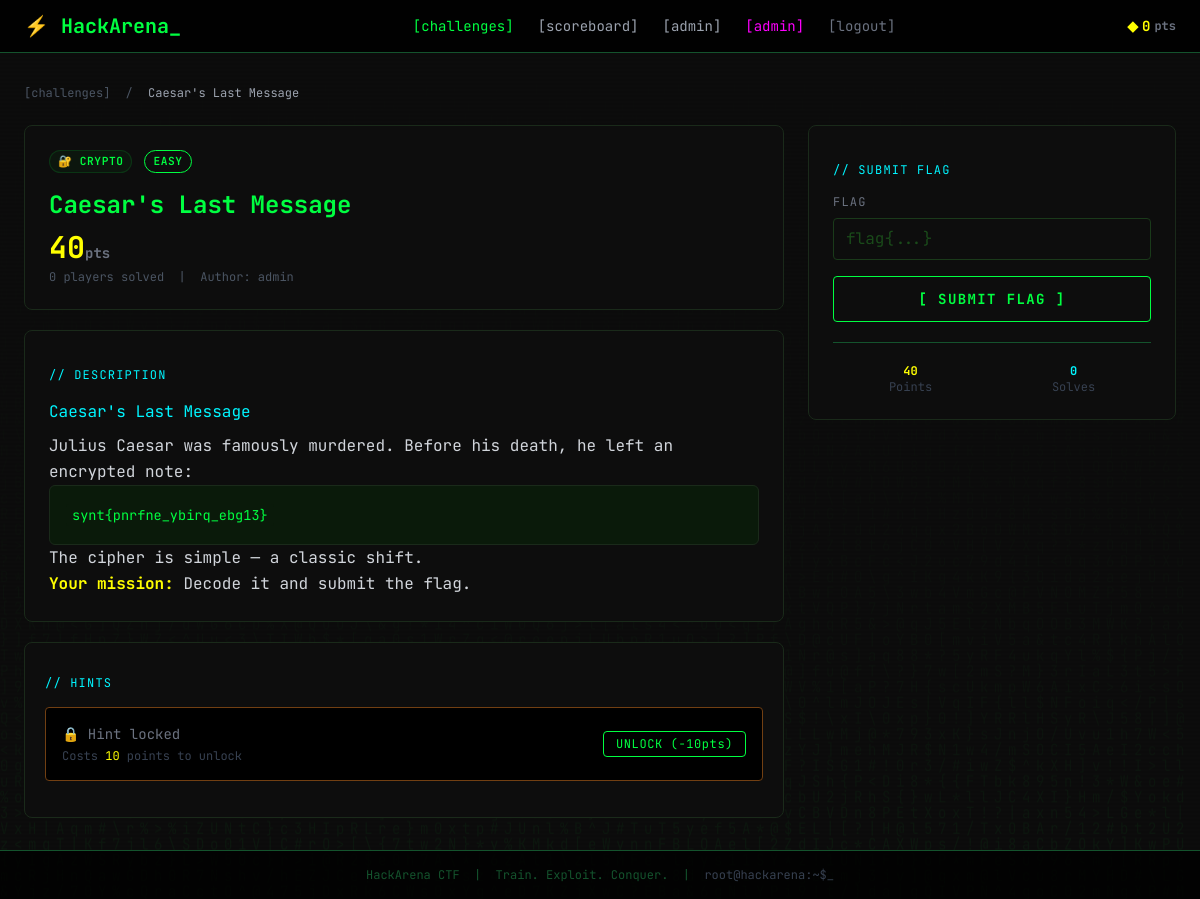
The app's page /challenges/caesars-last-message (signed in) with its own data.
### app/models/user.py (models this page shows, shortened)
class User(UserMixin, db.Model):
    __tablename__ = "users"
    id = db.Column(db.Integer, primary_key=True)
    username = db.Column(db.String(32), unique=True, nullable=False, index=True)
    email = db.Column(db.String(120), unique=True, nullable=False, index=True)
    password_hash = db.Column(db.String(255), nullable=False)
    role = db.Column(db.String(20), nullable=False, default="user")
    score = db.Column(db.Integer, default=0, nullable=False)
    first_solve_timestamp = db.Column(db.DateTime, nullable=True)
    email_verified = db.Column(db.Boolean, default=False)
    banned = db.Column(db.Boolean, default=False)
    failed_login_attempts = db.Column(db.Integer, default=0)
    last_failed_login = db.Column(db.DateTime, nullable=True)
    created_at = db.Column(db.DateTime, default=lambda: datetime.now(timezone.utc))
    updated_at = db.Column(
        db.DateTime,
        default=lambda: datetime.now(timezone.utc),
        onupdate=lambda: datetime.now(timezone.utc),
    )
    submissions = db.relationship(
        "Submission", back_populates="user", lazy="dynamic", cascade="all, delete-orphan"
    )
    hint_unlocks = db.relationship(
        "HintUnlock", back_populates="user", lazy="dynamic", cascade="all, delete-orphan"
    )
    audit_logs = db.relationship(
        "AuditLog", back_populates="user", lazy="dynamic", cascade="all, delete-orphan"
    )
    @property
    def is_admin(self) -> bool:
        return self.role == "admin"
    @property
    def is_active(self) -> bool:  # Flask-Login interface
        return not self.banned

### app/models/challenge.py (models this page shows, shortened)
class Challenge(db.Model):
    __tablename__ = "challenges"
    id = db.Column(db.Integer, primary_key=True)
    title = db.Column(db.String(200), nullable=False)
    slug = db.Column(db.String(220), unique=True, nullable=False, index=True)
    description = db.Column(db.Text, nullable=False)  # Markdown source
    category = db.Column(db.String(30), nullable=False)
    difficulty = db.Column(db.String(20), nullable=False, default="easy")
    points = db.Column(db.Integer, nullable=False, default=100)
    flag_hash = db.Column(db.String(64), nullable=False)
    file_path = db.Column(db.String(500), nullable=True)
    file_name = db.Column(db.String(255), nullable=True)
    active = db.Column(db.Boolean, default=True)
    solve_count = db.Column(db.Integer, default=0)
    author_id = db.Column(db.Integer, db.ForeignKey("users.id"), nullable=True)
    created_at = db.Column(db.DateTime, default=lambda: datetime.now(timezone.utc))
    updated_at = db.Column(
        db.DateTime,
        default=lambda: datetime.now(timezone.utc),
        onupdate=lambda: datetime.now(timezone.utc),
    )
    hints = db.relationship(
        "Hint", back_populates="challenge", lazy="dynamic", cascade="all, delete-orphan"
    )
    submissions = db.relationship(
        "Submission", back_populates="challenge", lazy="dynamic", cascade="all, delete-orphan"
    )
    author = db.relationship("User", foreign_keys=[author_id])
    @property
    def category_icon(self) -> str:
        return {
            "web": "🌐",
            "crypto": "🔐",
            "forensics": "🔍",
            "reverse": "⚙️",
            "pwn": "💣",
            "misc": "🎲",
            "network": "📡",
        }.get(self.category, "🏴")
    def has_file(self) -> bool:
        return bool(self.file_path)

class Hint(db.Model):
    __tablename__ = "hints"
    id = db.Column(db.Integer, primary_key=True)
    challenge_id = db.Column(
        db.Integer, db.ForeignKey("challenges.id"), nullable=False, index=True
    )
    text = db.Column(db.Text, nullable=False)  # Markdown
    penalty_points = db.Column(db.Integer, default=25)  # % or absolute
    challenge = db.relationship("Challenge", back_populates="hints")
    unlocks = db.relationship(
        "HintUnlock", back_populates="hint", lazy="dynamic", cascade="all, delete-orphan"
    )

### app/blueprints/challenges/routes.py (the view)
@challenges_bp.route("/<slug>")
@login_required
def challenge_detail(slug: str):
    challenge = Challenge.query.filter_by(slug=slug, active=True).first_or_404()
    already_solved = Submission.query.filter_by(
        user_id=current_user.id,
        challenge_id=challenge.id,
        is_correct=True,
    ).first()
    unlocked_hint_ids = set(
        row[0] for row in
        HintUnlock.query
        .filter_by(user_id=current_user.id)
        .join(Hint)
        .filter(Hint.challenge_id == challenge.id)
        .with_entities(HintUnlock.hint_id)
        .all()
    )
    form = FlagSubmitForm()
    hint_form = HintUnlockForm()
    return render_template(
        "challenges/detail.html",
        challenge=challenge,
        already_solved=already_solved,
        unlocked_hint_ids=unlocked_hint_ids,
        form=form,
        hint_form=hint_form,
    )

### app/forms/challenge_forms.py
class FlagSubmitForm(FlaskForm):
    flag = StringField(
        "Flag",
        validators=[DataRequired(), Length(max=512)],
    )
    submit = SubmitField("Submit Flag")

class HintUnlockForm(FlaskForm):
    submit = SubmitField("Unlock Hint (costs points)")

### app/utils/markdown.py (called while the page is built)
def render_markdown(text: str) -> str:
    if not text:
        return ""
    md = mistune.create_markdown(
        plugins=["table", "url"],
        escape=True,           # escape raw HTML blocks in source
    )
    html = md(text)
    return html

### app/templates/challenges/detail.html (shortened to what this page needs)
{% extends "base.html" %}
{% block content %}
<div class="text-xs text-gray-600 mb-6">
    <a href="{{ url_for('challenges.list_challenges') }}" class="hover:text-matrix transition-colors">[challenges]</a>
    <span class="mx-2">/</span>
    <span class="text-gray-400">{{ challenge.title }}</span>
</div>
<div class="grid grid-cols-1 lg:grid-cols-3 gap-6">
    <div class="lg:col-span-2 space-y-5">
        <div class="terminal-card p-6 rounded-lg">
            <div class="flex flex-wrap items-start gap-3 mb-4">
                <span class="badge badge-{{ challenge.category }}">
                    {{ challenge.category_icon }} {{ challenge.category | upper }}
                </span>
                <span class="badge diff-{{ challenge.difficulty }} border-current" style="border-width:1px">
                    {{ challenge.difficulty | upper }}
                </span>
            </div>
            <h1 class="text-2xl font-bold text-matrix mb-2 glitch" data-text="{{ challenge.title }}">
                {{ challenge.title }}
            </h1>
            <div class="text-neon-yellow text-3xl font-bold mb-1">
                {{ challenge.points }}<span class="text-sm text-gray-500">pts</span>
            </div>
            <div class="text-xs text-gray-600">
                {{ challenge.solve_count }} players solved &nbsp;|&nbsp;
                Author: {{ challenge.author.username if challenge.author else 'admin' }}
            </div>
        </div>
        <div class="terminal-card p-6 rounded-lg">
            <h2 class="text-xs text-neon-cyan uppercase tracking-widest mb-4">// Description</h2>
            <div class="prose prose-invert prose-sm max-w-none text-gray-300 leading-relaxed challenge-md">
                {{ render_markdown(challenge.description) | safe }}
            </div>
        </div>
        {% if challenge.hints.count() > 0 %}
        <div class="terminal-card p-5 rounded-lg">
            <h2 class="text-xs text-neon-cyan uppercase tracking-widest mb-4">// Hints</h2>
            {% for hint in challenge.hints %}
            <div class="mb-4 p-4 bg-black rounded border border-yellow-900">
                {% if hint.id in unlocked_hint_ids %}
                <div class="text-yellow-400 text-sm">
                    💡 {{ render_markdown(hint.text) | safe }}
                </div>
                {% else %}
                <div class="flex items-center justify-between">
                    <div>
                        <p class="text-gray-500 text-sm">🔒 Hint locked</p>
                        <p class="text-xs text-gray-700 mt-1">Costs <span class="text-neon-yellow">{{
                                hint.penalty_points }}</span> points to unlock</p>
                    </div>
                    {% if not already_solved %}
                    <form method="POST"
                        action="{{ url_for('challenges.unlock_hint', slug=challenge.slug, hint_id=hint.id) }}">
                        <button type="submit" onclick="return confirm('Unlock hint for -{{ hint.penalty_points }}pts?')"
                            class="btn-neon text-xs px-3 py-1 rounded">
                            UNLOCK (-{{ hint.penalty_points }}pts)
                        </button>
                    </form>
                    {% endif %}
                </div>
                {% endif %}
            </div>
            {% endfor %}
        </div>
        {% endif %}
    </div>
    <div class="space-y-5">
        <div class="terminal-card p-6 rounded-lg sticky top-6">
            <h2 class="text-xs text-neon-cyan uppercase tracking-widest mb-4">// Submit Flag</h2>
            {% if already_solved %}
            <div class="text-center py-6">
                <div class="text-4xl mb-2">🏆</div>
                <div class="text-matrix font-bold">PWNED!</div>
                <div class="text-gray-500 text-xs mt-1">You already solved this. GG!</div>
            </div>
            {% else %}
            <form method="POST" action="{{ url_for('challenges.submit_flag', slug=challenge.slug) }}" id="flag-form">
                <div class="mb-4">
                    <label class="block text-xs text-gray-500 uppercase tracking-widest mb-2">Flag</label>
                    {{ form.flag(class="terminal-input", placeholder="flag{...}", id="flag-input",
                    autocomplete="off", spellcheck="false") }}
                </div>
                <button type="submit" id="submit-btn"
                    class="btn-neon w-full py-3 text-sm font-bold tracking-widest uppercase rounded">
                    [ SUBMIT FLAG ]
                </button>
            </form>
            {% endif %}
            <div class="mt-5 pt-5 border-t border-green-900 grid grid-cols-2 gap-2 text-center text-xs">
                <div>
                    <div class="text-neon-yellow font-bold">{{ challenge.points }}</div>
                    <div class="text-gray-700">Points</div>
                </div>
                <div>
                    <div class="text-neon-cyan font-bold">{{ challenge.solve_count }}</div>
                    <div class="text-gray-700">Solves</div>
                </div>
            </div>
        </div>
    </div>
</div>
{% endblock %}

### app/templates/base.html (shortened to what this page needs)
<!DOCTYPE html>
<html lang="en" class="dark">
<head>
  <script src="https://cdn.tailwindcss.com"></script>
  <link rel="stylesheet" href="{{ url_for('static', filename='css/hacker.css') }}" />
</head>
<body class="bg-terminal text-matrix font-mono min-h-screen flex flex-col">
  <nav class="relative z-50 border-b border-green-900 bg-black bg-opacity-90 backdrop-blur-sm">
    <div class="max-w-7xl mx-auto px-4 sm:px-6 py-3 flex items-center justify-between">
      <a href="{{ url_for('challenges.list_challenges') }}" class="flex items-center gap-2 group">
        <span class="text-xl font-bold text-matrix group-hover:text-neon-cyan transition-colors duration-200">
          ⚡ HackArena<span class="animate-blink">_</span>
        </span>
      </a>
      <div class="hidden md:flex items-center gap-6 text-sm">
        {% if current_user.is_authenticated %}
          <a href="{{ url_for('challenges.list_challenges') }}"
             class="nav-link {% if request.endpoint and 'challenge' in request.endpoint %}text-matrix{% else %}text-gray-400{% endif %} hover:text-matrix transition-colors">
            [challenges]
          </a>
          <a href="{{ url_for('scoreboard.leaderboard') }}"
             class="nav-link {% if request.endpoint and 'scoreboard' in request.endpoint %}text-matrix{% else %}text-gray-400{% endif %} hover:text-matrix transition-colors">
            [scoreboard]
          </a>
          <a href="{{ url_for('profile.view_profile', username=current_user.username) }}"
             class="nav-link {% if request.endpoint and 'profile' in request.endpoint %}text-matrix{% else %}text-gray-400{% endif %} hover:text-matrix transition-colors">
            [{{ current_user.username }}]
          </a>
          {% if current_user.is_admin %}
          <a href="{{ url_for('admin.dashboard') }}"
             class="nav-link text-neon-magenta hover:text-pink-300 transition-colors">
            [admin]
          </a>
          {% endif %}
          <a href="{{ url_for('auth.logout') }}" class="text-gray-500 hover:text-red-400 transition-colors">[logout]</a>
        {% else %}
          <a href="{{ url_for('auth.login') }}" class="text-gray-400 hover:text-matrix transition-colors">[login]</a>
          <a href="{{ url_for('auth.register') }}" class="btn-neon px-4 py-1 text-xs rounded">[register]</a>
        {% endif %}
      </div>
      {% if current_user.is_authenticated %}
      <div class="hidden md:flex items-center gap-1 text-neon-yellow text-sm font-bold">
        <span>◆</span>
        <span id="nav-score">{{ current_user.score }}</span>
        <span class="text-xs text-gray-500">pts</span>
      </div>
      {% endif %}
    </div>
  </nav>
  <main class="relative z-10 flex-1 max-w-7xl mx-auto w-full px-4 sm:px-6 py-8 animate-fade-in">
    {% block content %}{% endblock %}
  </main>
  <footer class="relative z-10 border-t border-green-900 bg-black bg-opacity-80 text-center py-4 text-xs text-green-900">
    <span>HackArena CTF &nbsp;|&nbsp; Train. Exploit. Conquer.</span>
    &nbsp;|&nbsp;
    <span class="text-gray-700">root@hackarena:~$<span class="animate-blink">_</span></span>
  </footer>
</body>
</html>

### app/static/css/hacker.css (style rules this page uses)
*, *::before, *::after { box-sizing: border-box; }
body { background-color: #000; color: #00ff41; font-family: 'JetBrains Mono', 'Fira Code', Consolas, monospace; }
.btn-neon { display: inline-block; color: #00ff41; border: 1px solid #00ff41; background: transparent; font-family: inherit; cursor: pointer; letter-spacing: 0.05em; transition: all 0.2s; text-decoration: none; }
.terminal-card { background: #0d0d0d; border: 1px solid #1a2a1a; border-radius: 6px; transition: border-color 0.2s, box-shadow 0.2s, transform 0.2s; }
.terminal-input { background: #0d0d0d; border: 1px solid #1a3a1a; border-radius: 4px; color: #00ff41; font-family: inherit; padding: 0.5rem 0.75rem; width: 100%; transition: border-color 0.2s, box-shadow 0.2s; outline: none; }
.terminal-input::placeholder { color: #1a4a1a; }
.glitch { position: relative; display: inline-block; }
.glitch::before, .glitch::after { content: attr(data-text); position: absolute; inset: 0; opacity: 0; }
.badge { display: inline-flex; align-items: center; gap: 4px; padding: 2px 8px; border-radius: 9999px; font-size: 0.7rem; font-weight: 600; letter-spacing: 0.05em; border: 1px solid currentColor; }
.badge-crypto { color: #00ff41; border-color: #00ff4122; background: #00ff410a; }
.diff-easy { color: #00ff41; }
body::after { content:''; position:fixed; inset:0; pointer-events:none; z-index:1; background: repeating-linear-gradient( 0deg, transparent, transparent 2px, rgba(0,0,0,0.03) 2px, rgba(0,0,0,0.03) 4px ); }

### app/templates/challenges/detail.html (style rules this page uses)
.challenge-md h1, h2, h3 { color: #00f5ff; margin-top: 1em; margin-bottom: 0.5em; }
.challenge-md code { background: #0a1a0a; color: #00ff41; padding: 2px 6px; border-radius: 3px; font-size: 0.85em; }
.challenge-md pre { background: #0a1a0a; border: 1px solid #1a2a1a; border-radius: 6px; padding: 1em; overflow-x: auto; }
.challenge-md strong { color: #ffff00; }

### records on screen
User: username "admin", score "0", author "admin"
Challenge: title "Caesar's Last Message", category_icon "🔐", category "CRYPTO", difficulty "EASY", points "40", solve_count "0", description "Caesar's Last Message Julius Caesar was famously murdered. Before his death, he left an encrypted note: synt{pnrfne_ybirq_ebg13} The cipher is simple — a classic shift. Your mission: Decode it and submit the flag."
Hint: penalty_points "10"
